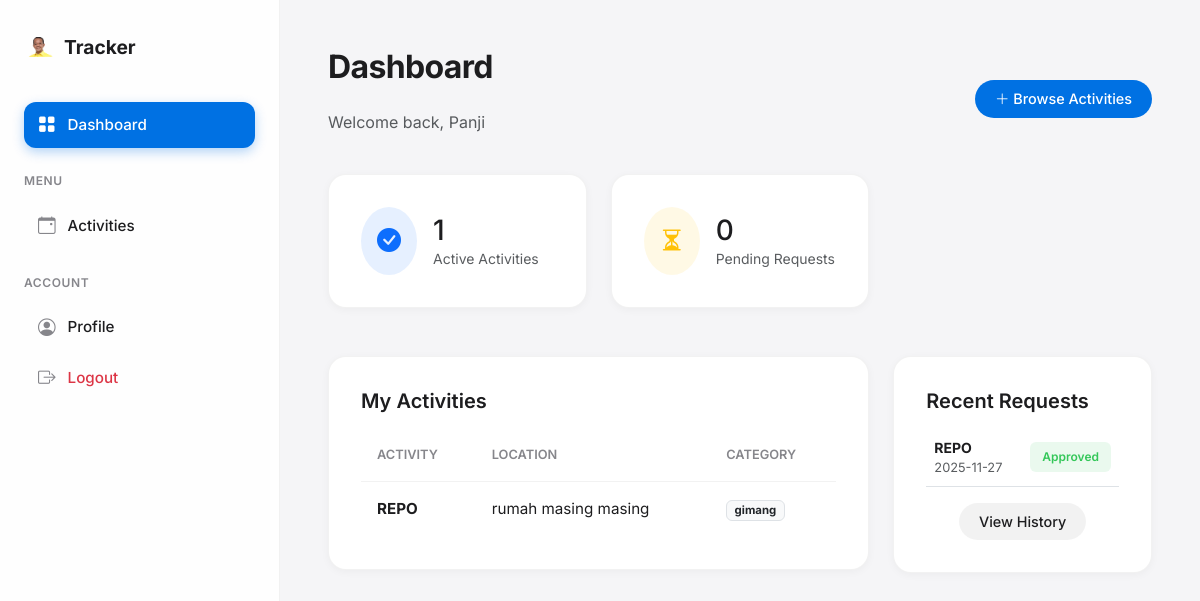
/dashboard (signed in), run on the app's committed database.
### website/models.py (models this page shows, shortened)
class Students(db.Model, UserMixin):
    __tablename__ = "students"
    studentID = db.Column(db.Integer, primary_key=True)
    studentFirstName = db.Column(db.String(15))
    studentLastName = db.Column(db.String(15))
    studentYear = db.Column(db.Integer)
    studentEmail = db.Column(db.String(25))
    studentPassword = db.Column(db.String(15))
    studentAddress = db.Column(db.String(255))
    phoneNumber = db.Column(db.Integer)
    @property
    def role_type(self):
        return "student"

class Activity(db.Model):
    __tablename__ = "activity"
    activityID = db.Column(db.Integer, primary_key=True)
    activityName = db.Column(db.String(30))
    activityCategory = db.Column(db.String(20))
    activityLocation = db.Column(db.String(50))
    activityDetails = db.Column(db.Text)
    activityStartDate = db.Column(db.Date)
    activityEndDate = db.Column(db.Date)
    activityFrequency = db.Column(db.String(20))
    advisorID = db.Column(db.Integer, db.ForeignKey("advisor.advisorID"))
    advisor = db.relationship("Advisor")

class Participation(db.Model):
    __tablename__ = "participation"
    participationID = db.Column(db.Integer, primary_key=True)
    dateApplied = db.Column(db.Date)
    applicationStatus = db.Column(db.String(20))
    approvalDate = db.Column(db.Date)
    advisorFeedback = db.Column(db.Text)
    achievements = db.Column(db.Text)
    studentID = db.Column(db.Integer, db.ForeignKey("students.studentID"))
    activityID = db.Column(db.Integer, db.ForeignKey("activity.activityID"))
    advisorID = db.Column(db.Integer, db.ForeignKey("advisor.advisorID"))
    student = db.relationship("Students")
    activity = db.relationship("Activity")
    advisor = db.relationship("Advisor")

### website/views.py (the view)
@views.route("/dashboard")
@login_required
def dashboard():
    if getattr(current_user, "role_type", None) != "student":
        if getattr(current_user, "role_type", None) == "advisor":
            if getattr(current_user, "is_admin", False):
                return redirect(url_for("admin.index"))
            return redirect(url_for("advisor.dashboard"))
        return redirect(url_for("auth.login"))
    joined = (
        Activity.query.join(Participation)
        .filter(
            Participation.studentID == current_user.studentID,
            Participation.applicationStatus == "Approved"
        )
        .all()
    )
    participations = Participation.query.filter_by(
        studentID=current_user.studentID
    ).all()
    return render_template(
        "dashboard.html",
        joined=joined,
        participations=participations
    )

### website/templates/dashboard.html
{% extends "base.html" %}
{% block content %}
<div class="d-flex justify-content-between align-items-center mb-4">
    <div>
        <h2>Dashboard</h2>
        <p class="text-muted">Welcome back, {{ current_user.studentFirstName }}</p>
    </div>
    <a href="{{ url_for('views.activities') }}" class="btn btn-primary btn-ios">
        <i class="bi bi-plus-lg"></i> Browse Activities
    </a>
</div>
<div class="row mb-4">
    <div class="col-md-4">
        <div class="ios-card d-flex align-items-center gap-3">
            <div class="bg-primary bg-opacity-10 p-3 rounded-circle text-primary">
                <i class="bi bi-check-circle-fill fs-4"></i>
            </div>
            <div>
                <div class="h3 mb-0">{{ joined|length }}</div>
                <div class="text-muted small">Active Activities</div>
            </div>
        </div>
    </div>
    <div class="col-md-4">
        <div class="ios-card d-flex align-items-center gap-3">
            <div class="bg-warning bg-opacity-10 p-3 rounded-circle text-warning">
                <i class="bi bi-hourglass-split fs-4"></i>
            </div>
            <div>
                <div class="h3 mb-0">{{ participations|selectattr("applicationStatus", "equalto", "Pending")|list|length }}</div>
                <div class="text-muted small">Pending Requests</div>
            </div>
        </div>
    </div>
</div>
<div class="row">
    <div class="col-lg-8">
        <div class="ios-card">
            <h3>My Activities</h3>
            {% if joined|length > 0 %}
            <table class="table-custom">
                <thead>
                    <tr>
                        <th>Activity</th>
                        <th>Location</th>
                        <th>Category</th>
                    </tr>
                </thead>
                <tbody>
                    {% for act in joined %}
                    <tr>
                        <td class="fw-bold">{{ act.activityName }}</td>
                        <td>{{ act.activityLocation }}</td>
                        <td><span class="badge bg-light text-dark border">{{ act.activityCategory }}</span></td>
                    </tr>
                    {% endfor %}
                </tbody>
            </table>
            {% else %}
            <div class="text-center py-5 text-muted">
                <i class="bi bi-inbox fs-1 d-block mb-2"></i>
                You haven't joined any activities yet.
            </div>
            {% endif %}
        </div>
    </div>
    <div class="col-lg-4">
        <div class="ios-card">
            <h3>Recent Requests</h3>
            <div class="vstack gap-3">
                {% for p in participations[:5] %}
                <div class="d-flex justify-content-between align-items-center p-2 border-bottom">
                    <div>
                        <div class="fw-bold small">{{ p.activity.activityName }}</div>
                        <div class="text-muted" style="font-size: 0.8rem;">{{ p.dateApplied }}</div>
                    </div>
                    <span class="badge-ios
                        {% if p.applicationStatus == 'Approved' %}bg-approved
                        {% elif p.applicationStatus == 'Rejected' %}bg-rejected
                        {% else %}bg-pending{% endif %}">
                        {{ p.applicationStatus }}
                    </span>
                </div>
                {% else %}
                <div class="text-muted small text-center">No requests history</div>
                {% endfor %}
            </div>
            <div class="mt-3 text-center">
                <a href="{{ url_for('views.activity_history') }}" class="btn btn-sm btn-secondary btn-ios">View History</a>
            </div>
        </div>
    </div>
</div>
{% endblock %}

### website/templates/base.html (style rules this page uses)
:root { --app-bg: #F5F5F7; --sidebar-bg: rgba(255, 255, 255, 0.85); --card-bg: #FFFFFF; --text-main: #1D1D1F; --text-muted: #86868B; --accent: #0071E3; --accent-hover: #0077ED; --danger: #FF3B30; --success: #34C759; --border-light: rgba(0,0,0,0.05); --shadow-sm: 0 2px 8px rgba(0,0,0,0.04); --shadow-md: 0 8px 24px rgba(0,0,0,0.06); --radius-lg: 18px; --radius-md: 12px; --radius-pill: 99px; }
body { font-family: 'Inter', -apple-system, BlinkMacSystemFont, sans-serif; background-color: var(--app-bg); color: var(--text-main); -webkit-font-smoothing: antialiased; overflow-x: hidden; }
a { text-decoration: none; color: inherit; transition: 0.2s; }
h2 { font-weight: 700; letter-spacing: -0.02em; margin-bottom: 1.5rem; }
h3 { font-weight: 600; font-size: 1.25rem; margin-bottom: 1rem; }
.ios-card { background: var(--card-bg); border-radius: var(--radius-lg); padding: 2rem; box-shadow: var(--shadow-sm); border: 1px solid var(--border-light); transition: transform 0.2s, box-shadow 0.2s; margin-bottom: 1.5rem; }
.table-custom { width: 100%; border-collapse: separate; border-spacing: 0; }
.table-custom th { text-align: left; font-size: 0.8rem; text-transform: uppercase; color: var(--text-muted); padding: 1rem; border-bottom: 1px solid var(--border-light); font-weight: 600; }
.table-custom td { padding: 1rem; vertical-align: middle; border-bottom: 1px solid var(--border-light); font-size: 0.95rem; }
.table-custom tr:last-child td { border-bottom: none; }
.btn-ios { border-radius: var(--radius-pill); padding: 8px 20px; font-weight: 500; font-size: 0.9rem; border: none; transition: 0.2s; }
.btn-primary { background: var(--accent); color: white; }
.btn-secondary { background: rgba(0,0,0,0.05); color: var(--text-main); }
.badge-ios { padding: 6px 12px; border-radius: 6px; font-size: 0.75rem; font-weight: 600; }
.bg-approved { background: rgba(52,199,89,0.1); color: #34C759; }

### data on the page
Students: studentFirstName "Panji"
Activity: activityName "REPO", activityLocation "rumah masing masing", activityCategory "gimang"
Participation: activity.activityName "REPO", dateApplied "2025-11-27", applicationStatus "Approved"

### other printed values
{{ joined|length }} "1"
